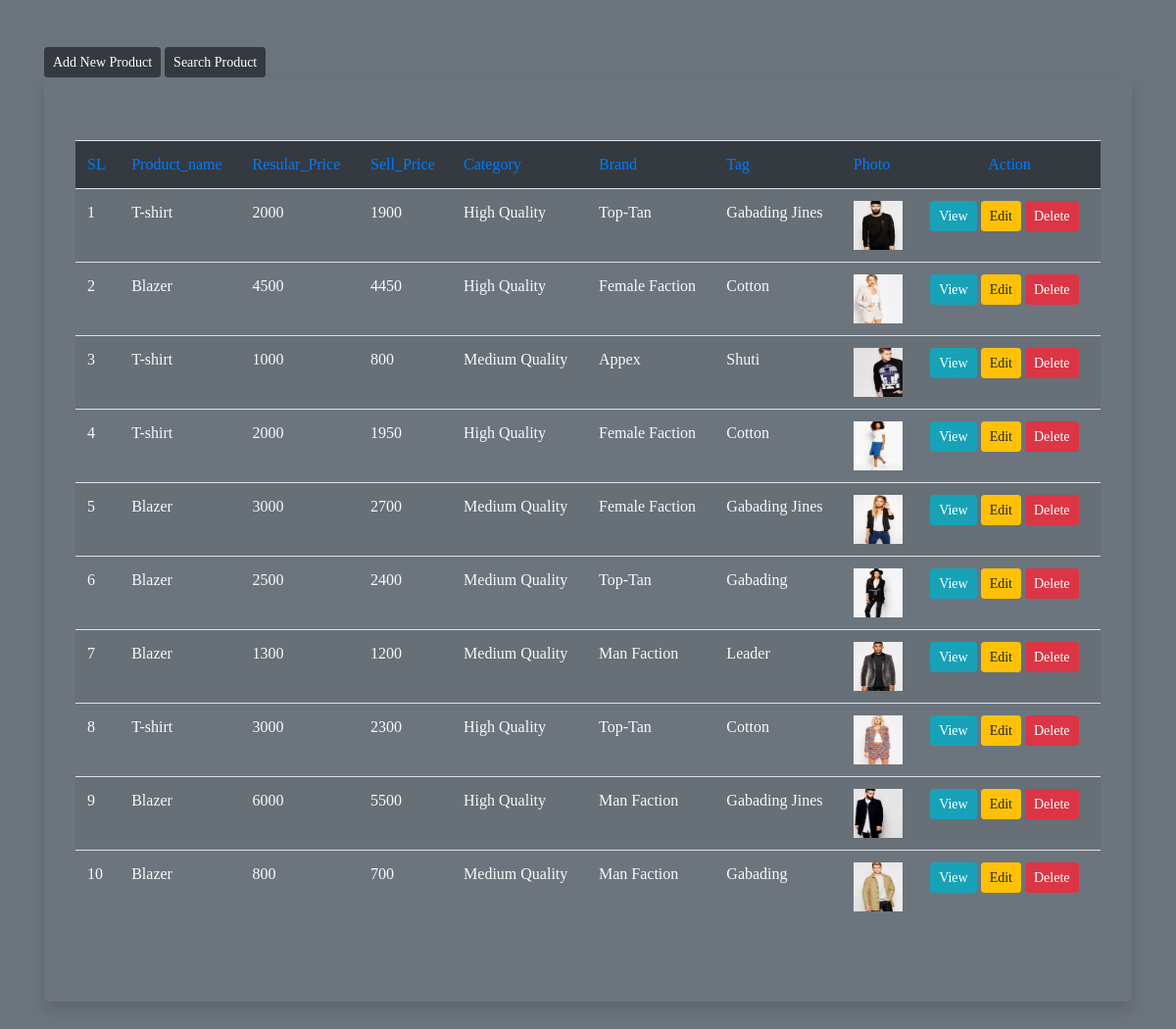
Page /product-table.php on the committed database.
### tables this page shows
CREATE TABLE `product_info` (
  `id` int(5) NOT NULL,
  `product_name` varchar(50) DEFAULT NULL,
  `product_discription` varchar(100) DEFAULT NULL,
  `brand` varchar(20) DEFAULT NULL,
  `tag` varchar(20) DEFAULT NULL,
  `regular_price` int(10) DEFAULT NULL,
  `sell_price` int(10) DEFAULT NULL,
  `category` varchar(20) DEFAULT NULL,
  `photo` varchar(100) DEFAULT NULL
);

### product-table.php (the view, shortened to what this page needs)
<?php include_once 'apps/db.php' ?>
<!DOCTYPE html>
<html lang="en">
<head>
	<link rel="stylesheet" href="assets/css/bootstrap.min.css">
	<link rel="stylesheet" href="assets/css/style.css">
	<link rel="stylesheet" href="assets/css/responsive.css">
</head>
<body class="bg-secondary">
	<div class="container mt-lg-5">
		<a class="btn btn-dark text-white btn-sm" href="index.php">Add New Product</a>
		<a class="btn btn-dark text-white btn-sm" href="search.php">Search Product</a>
		<div class="jumbotron bg-secondary shadow">
			<table class="table text-light table-striped table-hover">
				<thead class="bg-dark text-primary">
					<tr>
						<td>SL</td>
						<td>Product_name</td>
						<td>Resular_Price</td>
						<td>Sell_Price</td>
						<td>Category</td>
						<td>Brand</td>
						<td>Tag</td>
						<td>Photo</td>
						<td colspan="3" class="text-center">Action</td>
					</tr>
				</thead>
				<tbody>
					<?php
						$sql = "SELECT * FROM product_info";
						$data = $connection -> query($sql);
						$id = 1;
						while($fdata = $data -> fetch_assoc()):
					 ?>
					<tr>
						<td><?php echo $id; $id++; ?></td>
						<td><?php echo $fdata['product_name'] ?></td>
						<td><?php echo $fdata['regular_price'] ?></td>
						<td><?php echo $fdata['sell_price'] ?></td>
						<td><?php echo $fdata['category'] ?></td>
						<td><?php echo $fdata['brand'] ?></td>
						<td><?php echo $fdata['tag'] ?></td>
						<td><img style="width: 50px; height: 50px;" src="photos/<?php echo $fdata['photo'] ?>" alt=""></td>
						<td>
							<a class="btn btn-info btn-sm mx-auto" href="view.php?id=<?php echo $fdata['id'] ?>">View</a>
							<a class="btn btn-warning btn-sm mx-auto" href="edit.php?id=<?php echo $fdata['id'] ?>">Edit</a>
							<a id="delete" class="btn btn-danger btn-sm mx-auto" href="delete.php?id=<?php echo $fdata['id'] ?>">Delete</a>
						</td>
					</tr>
				<?php endwhile; ?>
				</tbody>
			</table>
		</div>
	</div>
</body>
</html>

### assets/css/style.css (style rules this page uses)
* { padding: 0px; margin: 0px; font-family: candara; }

### rows in the picture
product_info: product_name "T-shirt", regular_price "2000", sell_price "1900", category "High Quality", brand "Top-Tan", tag "Gabading Jines", photo (picture)
product_info: product_name "Blazer", regular_price "4500", sell_price "4450", category "High Quality", brand "Female Faction", tag "Cotton", photo (picture)
product_info: product_name "T-shirt", regular_price "1000", sell_price "800", category "Medium Quality", brand "Appex", tag "Shuti", photo (picture)
product_info: product_name "T-shirt", regular_price "2000", sell_price "1950", category "High Quality", brand "Female Faction", tag "Cotton", photo (picture)
product_info: product_name "Blazer", regular_price "3000", sell_price "2700", category "Medium Quality", brand "Female Faction", tag "Gabading Jines", photo (picture)
product_info: product_name "Blazer", regular_price "2500", sell_price "2400", category "Medium Quality", brand "Top-Tan", tag "Gabading", photo (picture)
product_info: product_name "Blazer", regular_price "1300", sell_price "1200", category "Medium Quality", brand "Man Faction", tag "Leader", photo (picture)
product_info: product_name "T-shirt", regular_price "3000", sell_price "2300", category "High Quality", brand "Top-Tan", tag "Cotton", photo (picture)
product_info: product_name "Blazer", regular_price "6000", sell_price "5500", category "High Quality", brand "Man Faction", tag "Gabading Jines", photo (picture)
product_info: product_name "Blazer", regular_price "800", sell_price "700", category "Medium Quality", brand "Man Faction", tag "Gabading", photo (picture)
